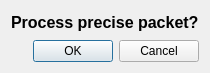
<?xml version="1.0" encoding="UTF-8"?>
<ui version="4.0">
 <class>Dialog</class>
 <widget class="QDialog" name="Dialog">
  <property name="geometry">
   <rect>
    <x>0</x>
    <y>0</y>
    <width>194</width>
    <height>73</height>
   </rect>
  </property>
  <property name="windowTitle">
   <string>Dialog</string>
  </property>
  <layout class="QVBoxLayout" name="verticalLayout">
   <item>
    <widget class="QLabel" name="label">
     <property name="font">
      <font>
       <pointsize>12</pointsize>
       <weight>75</weight>
       <bold>true</bold>
      </font>
     </property>
     <property name="text">
      <string>Process precise packet?</string>
     </property>
    </widget>
   </item>
   <item>
    <widget class="QDialogButtonBox" name="buttonBox">
     <property name="orientation">
      <enum>Qt::Horizontal</enum>
     </property>
     <property name="standardButtons">
      <set>QDialogButtonBox::Cancel|QDialogButtonBox::Ok</set>
     </property>
    </widget>
   </item>
  </layout>
 </widget>
 <resources/>
 <connections>
  <connection>
   <sender>buttonBox</sender>
   <signal>accepted()</signal>
   <receiver>Dialog</receiver>
   <slot>accept()</slot>
   <hints>
    <hint type="sourcelabel">
     <x>248</x>
     <y>254</y>
    </hint>
    <hint type="destinationlabel">
     <x>157</x>
     <y>274</y>
    </hint>
   </hints>
  </connection>
  <connection>
   <sender>buttonBox</sender>
   <signal>rejected()</signal>
   <receiver>Dialog</receiver>
   <slot>reject()</slot>
   <hints>
    <hint type="sourcelabel">
     <x>316</x>
     <y>260</y>
    </hint>
    <hint type="destinationlabel">
     <x>286</x>
     <y>274</y>
    </hint>
   </hints>
  </connection>
 </connections>
</ui>
